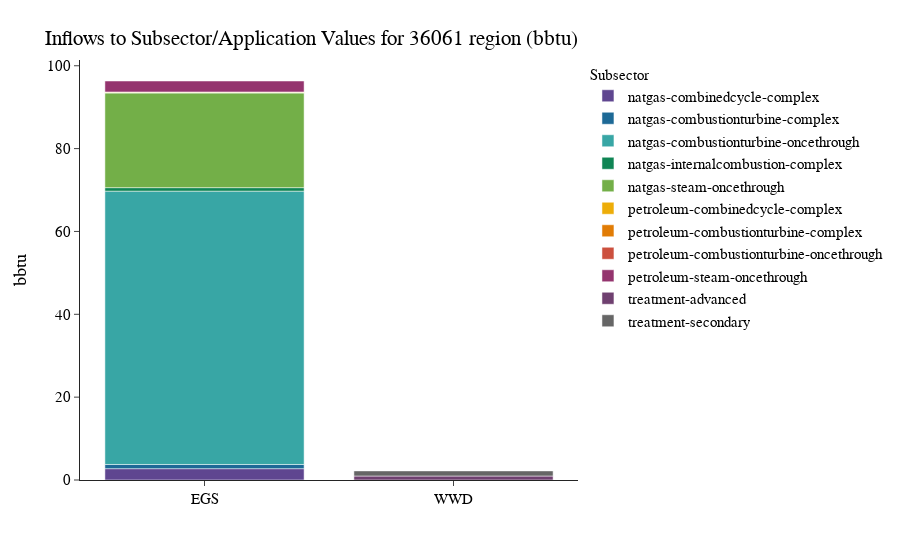

Write notebook code for a chart like this one.
### Code cell
# plot a stacked barchart of inflows to the specified sectors
flow.plot_sector_bar(data=output, unit_type='bbtu', region_name =region, 
                     sector_list=sectors, inflow=True, strip='total')

### Figure 1 — Plotly figure (JSON) as saved in the notebook; plotly's stock layout.template omitted (floating-point values rounded to 4 significant figures)
{"data": [{"alignmentgroup": "True", "hovertemplate": "groupname=natgas-combinedcycle-complex<br>T1=%{x}<br>value=%{y}<extra></extra>", "legendgroup": "natgas-combinedcycle-complex", "marker": {"color": "rgb(95, 70, 144)", "pattern": {"shape": ""}}, "name": "natgas-combinedcycle-complex", "offsetgroup": "natgas-combinedcycle-complex", "orientation": "v", "showlegend": true, "textposition": "auto", "type": "bar", "x": ["EGS"], "xaxis": "x", "y": [2.74], "yaxis": "y"}, {"alignmentgroup": "True", "hovertemplate": "groupname=natgas-combustionturbine-complex<br>T1=%{x}<br>value=%{y}<extra></extra>", "legendgroup": "natgas-combustionturbine-complex", "marker": {"color": "rgb(29, 105, 150)", "pattern": {"shape": ""}}, "name": "natgas-combustionturbine-complex", "offsetgroup": "natgas-combustionturbine-complex", "orientation": "v", "showlegend": true, "textposition": "auto", "type": "bar", "x": ["EGS"], "xaxis": "x", "y": [1.008], "yaxis": "y"}, {"alignmentgroup": "True", "hovertemplate": "groupname=natgas-combustionturbine-oncethrough<br>T1=%{x}<br>value=%{y}<extra></extra>", "legendgroup": "natgas-combustionturbine-oncethrough", "marker": {"color": "rgb(56, 166, 165)", "pattern": {"shape": ""}}, "name": "natgas-combustionturbine-oncethrough", "offsetgroup": "natgas-combustionturbine-oncethrough", "orientation": "v", "showlegend": true, "textposition": "auto", "type": "bar", "x": ["EGS"], "xaxis": "x", "y": [65.98], "yaxis": "y"}, {"alignmentgroup": "True", "hovertemplate": "groupname=natgas-internalcombustion-complex<br>T1=%{x}<br>value=%{y}<extra></extra>", "legendgroup": "natgas-internalcombustion-complex", "marker": {"color": "rgb(15, 133, 84)", "pattern": {"shape": ""}}, "name": "natgas-internalcombustion-complex", "offsetgroup": "natgas-internalcombustion-complex", "orientation": "v", "showlegend": true, "textposition": "auto", "type": "bar", "x": ["EGS"], "xaxis": "x", "y": [0.8459], "yaxis": "y"}, {"alignmentgroup": "True", "hovertemplate": "groupname=natgas-steam-oncethrough<br>T1=%{x}<br>value=%{y}<extra></extra>", "legendgroup": "natgas-steam-oncethrough", "marker": {"color": "rgb(115, 175, 72)", "pattern": {"shape": ""}}, "name": "natgas-steam-oncethrough", "offsetgroup": "natgas-steam-oncethrough", "orientation": "v", "showlegend": true, "textposition": "auto", "type": "bar", "x": ["EGS"], "xaxis": "x", "y": [22.85], "yaxis": "y"}, {"alignmentgroup": "True", "hovertemplate": "groupname=petroleum-combinedcycle-complex<br>T1=%{x}<br>value=%{y}<extra></extra>", "legendgroup": "petroleum-combinedcycle-complex", "marker": {"color": "rgb(237, 173, 8)", "pattern": {"shape": ""}}, "name": "petroleum-combinedcycle-complex", "offsetgroup": "petroleum-combinedcycle-complex", "orientation": "v", "showlegend": true, "textposition": "auto", "type": "bar", "x": ["EGS"], "xaxis": "x", "y": [0.2184], "yaxis": "y"}, {"alignmentgroup": "True", "hovertemplate": "groupname=petroleum-combustionturbine-complex<br>T1=%{x}<br>value=%{y}<extra></extra>", "legendgroup": "petroleum-combustionturbine-complex", "marker": {"color": "rgb(225, 124, 5)", "pattern": {"shape": ""}}, "name": "petroleum-combustionturbine-complex", "offsetgroup": "petroleum-combustionturbine-complex", "orientation": "v", "showlegend": true, "textposition": "auto", "type": "bar", "x": ["EGS"], "xaxis": "x", "y": [0.02192], "yaxis": "y"}, {"alignmentgroup": "True", "hovertemplate": "groupname=petroleum-combustionturbine-oncethrough<br>T1=%{x}<br>value=%{y}<extra></extra>", "legendgroup": "petroleum-combustionturbine-oncethrough", "marker": {"color": "rgb(204, 80, 62)", "pattern": {"shape": ""}}, "name": "petroleum-combustionturbine-oncethrough", "offsetgroup": "petroleum-combustionturbine-oncethrough", "orientation": "v", "showlegend": true, "textposition": "auto", "type": "bar", "x": ["EGS"], "xaxis": "x", "y": [0.0004219], "yaxis": "y"}, {"alignmentgroup": "True", "hovertemplate": "groupname=petroleum-steam-oncethrough<br>T1=%{x}<br>value=%{y}<extra></extra>", "legendgroup": "petroleum-steam-oncethrough", "marker": {"color": "rgb(148, 52, 110)", "pattern": {"shape": ""}}, "name": "petroleum-steam-oncethrough", "offsetgroup": "petroleum-steam-oncethrough", "orientation": "v", "showlegend": true, "textposition": "auto", "type": "bar", "x": ["EGS"], "xaxis": "x", "y": [2.651], "yaxis": "y"}, {"alignmentgroup": "True", "hovertemplate": "groupname=treatment-advanced<br>T1=%{x}<br>value=%{y}<extra></extra>", "legendgroup": "treatment-advanced", "marker": {"color": "rgb(111, 64, 112)", "pattern": {"shape": ""}}, "name": "treatment-advanced", "offsetgroup": "treatment-advanced", "orientation": "v", "showlegend": true, "textposition": "auto", "type": "bar", "x": ["WWD"], "xaxis": "x", "y": [0.9638], "yaxis": "y"}, {"alignmentgroup": "True", "hovertemplate": "groupname=treatment-secondary<br>T1=%{x}<br>value=%{y}<extra></extra>", "legendgroup": "treatment-secondary", "marker": {"color": "rgb(102, 102, 102)", "pattern": {"shape": ""}}, "name": "treatment-secondary", "offsetgroup": "treatment-secondary", "orientation": "v", "showlegend": true, "textposition": "auto", "type": "bar", "x": ["WWD"], "xaxis": "x", "y": [1.232], "yaxis": "y"}], "layout": {"barmode": "relative", "font": {"color": "black", "family": "Arial", "size": 15}, "legend": {"bordercolor": "#000000", "borderwidth": 0, "font": {"size": 15}, "orientation": "v", "title": {"font": {"size": 15}, "text": "Subsector"}, "tracegroupgap": 0, "traceorder": "normal"}, "margin": {"t": 60}, "title": {"text": "Inflows to Subsector/Application Values for 36061 region (bbtu)", "xanchor": "left", "yanchor": "top"}, "xaxis": {"anchor": "y", "domain": [0, 1], "title": {"text": ""}}, "yaxis": {"anchor": "x", "domain": [0, 1], "title": {"text": "bbtu"}}}}
